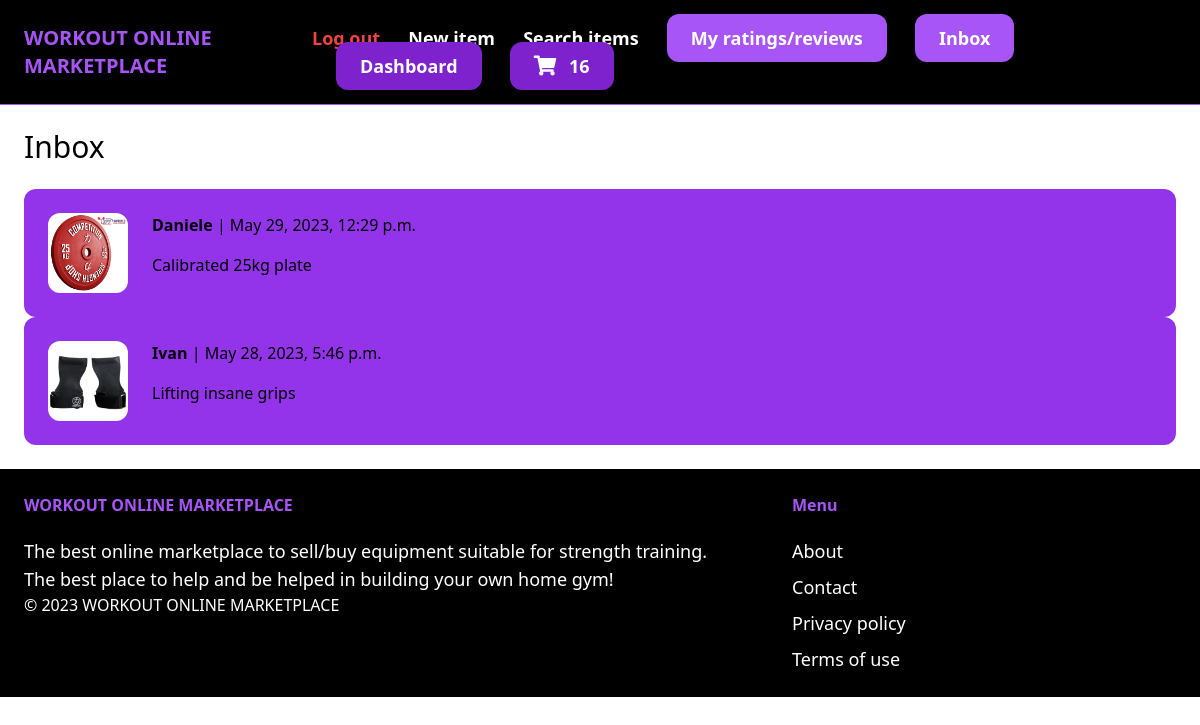
The page /inbox/ (signed in) on the database its author committed.
### core/models.py (models this page shows, shortened)
class Cart(models.Model):
    id = models.UUIDField(primary_key=True, default=uuid.uuid4)
    user = models.ForeignKey(User, on_delete=models.CASCADE)
    completed = models.BooleanField(default=False)
    @property
    def numOfItems(self):
        cartItems = self.cartItems.all()
        quantity = sum([item.quantity for item in cartItems])
        return quantity

class CartItem(models.Model):
    item = models.ForeignKey(Item, on_delete=models.CASCADE, related_name='itemsCart')
    cart = models.ForeignKey(Cart, on_delete=models.CASCADE, related_name='cartItems')
    quantity = models.IntegerField(default=0)

### conversation/models.py (models this page shows)
class Conversation(models.Model):
    item = models.ForeignKey(Item, related_name='conversation' ,on_delete=models.CASCADE)
    members = models.ManyToManyField(User, related_name='conversation')
    createdAt = models.DateTimeField(auto_now_add=True)
    modfiedAt = models.DateTimeField(auto_now=True)
    class Meta:
        ordering = ('-modfiedAt',)

### item/models.py (models this page shows, shortened)
class Item(models.Model):
    name = models.CharField(max_length=255)
    category = models.ForeignKey(Category, related_name='items', on_delete=models.CASCADE)
    description = models.TextField(blank=True, null=True)
    price = models.FloatField()
    image = models.ImageField(upload_to='item_images', blank=True, null=True)
    isSold = models.BooleanField(default=False)
    createdAt = models.DateTimeField(auto_now_add=True)
    createdBy = models.ForeignKey(User, related_name='items', on_delete=models.CASCADE)

### conversation/views.py (the view)
# urls.py: path('', views.inbox, name='inbox'),
@login_required
def inbox(request):
    conversations = Conversation.objects.filter(members__in=[request.user.id])
    cart = None
    if request.user.is_authenticated:
        cart, created = Cart.objects.get_or_create(user=request.user, completed=False)
    return render(request, 'conversation/inbox.html', {
        'conversations': conversations,
        'cart': cart,
    })

### conversation/templates/conversation/inbox.html (shortened to what this page needs)
{% extends 'core/base.html' %}
{% block content %}
<h1 class="mb-6 text-3xl">Inbox</h1>
<div class="space-y-6">
    {% for conversation in conversations %}
        <a href="{% url 'conversation:detail' conversation.id %}">
            <div class="p-6 flex bg-purple-600 rounded-xl">
                <div class="pr-6">
                    <img src="{{ conversation.item.image.url }}" class="w-20 rounded-xl">
                </div>
                <div>
                    {% for member in conversation.members.all %}
                        {% if member != request.user %}
                            <p class="mb-4"><strong>{{ member.username }}</strong> | {{ conversation.modfiedAt }}</p>
                            <p>{{ conversation.item.name }}</p>
                        {% endif %}
                    {% endfor %}
                </div>
            </div>
        </a>
    {% endfor %}
</div>
{% endblock %}

### core/templates/core/base.html (shortened to what this page needs)
{% load static %}
<!DOCTYPE html>
<html lang="en">
    <head>
        <script src="https://cdn.tailwindcss.com"></script>
        <link rel="stylesheet" href="https://cdnjs.cloudflare.com/ajax/libs/font-awesome/5.15.3/css/all.min.css">
    </head>
    <body>
        <nav class="px-6 py-6 flex justify-between items-center border-b border-purple-500 bg-black">
            <a href="/" class="text-xl font-semibold text-purple-500">WORKOUT ONLINE MARKETPLACE</a>
            <div class="space-x-6">
                {% if request.user.is_authenticated %}
                    <a href="{% url 'core:logout' %}" class="text-lg text-red-500 font-semibold hover:text-purple-500">Log out</a>
                {% endif %}
                <a href="{% url 'item:new' %}" class="text-lg text-white font-semibold hover:text-purple-500">New item</a>
                <a href="{% url 'item:items' %}" class="text-lg text-white font-semibold hover:text-purple-500">Search items</a>
                {% if request.user.is_authenticated %}
                    <a href="{% url 'ratingsANDreviews:myRatingsAndMyReviews' %}" class="px-6 py-3 text-lg font-semibold bg-purple-500 text-white rounded-xl hover:bg-purple-700">My ratings/reviews</a>
                    <a href="{% url 'conversation:inbox' %}" class="px-6 py-3 text-lg font-semibold bg-purple-500 text-white rounded-xl hover:bg-purple-700">Inbox</a>
                    <a href="{% url 'dashboard:index' %}" class="px-6 py-3 text-lg font-semibold bg-purple-700 text-white rounded-xl hover:bg-purple-900">Dashboard</a>
                    <a href="{% url 'core:cart' %}" class="px-6 py-3 text-lg font-semibold bg-purple-700 text-white rounded-xl hover:bg-purple-900">
                        <span style="font-size: 20px; color: white; padding-right: 0.5rem;"><i class="fas fa-shopping-cart"></i></span>
                        <span id="numOfItems">{{cart.numOfItems}}</span>
                    </a>
                {% else %}
                    <a href="{% url 'core:signup' %}" class="px-6 py-3 text-lg font-semibold bg-purple-500 text-white rounded-xl hover:bg-purple-700">Sign up</a>
                    <a href="{% url 'core:login' %}" class="px-6 py-3 text-lg font-semibold bg-purple-700 text-white rounded-xl hover:bg-purple-900">Log in</a>
                {% endif %}
            </div>
        </nav>
        <div class="px-6 py-6">
            {% block content %}
            {% endblock %}
        </div>
        <footer class="px-6 py-6 flex justify-between bg-black">
            <div class="w-2/3 pr-10">
                <h3 class="mb-5 font-semibold text-purple-500">WORKOUT ONLINE MARKETPLACE</h3>
                <p class="text-lg text-white">The best online marketplace to sell/buy equipment suitable for strength training.</p>
                <p class="text-lg text-white">The best place to help and be helped in building your own home gym!</p>
                <p class="text-white font-thin">© 2023 WORKOUT ONLINE MARKETPLACE</p>
            </div>
            <div class="w-1/3">
                <h3 class="mb-5 font-semibold text-purple-500">Menu</h3>
                <ul class="space-y-2">
                    <li> <a href="#" class="text-lg text-white hover:text-purple-700">About</a> </li>
                    <li> <a href="{% url 'core:contact' %}" class="text-lg text-white hover:text-purple-700">Contact</a> </li>
                    <li> <a href="#" class="text-lg text-white hover:text-purple-700">Privacy policy</a> </li>
                    <li> <a href="#" class="text-lg text-white hover:text-purple-700">Terms of use</a> </li>
                </ul>
            </div>
        </footer>
    </body>
<html>

### rows shown on the page
Cart: numOfItems "16"
Conversation: item.image (picture), modfiedAt "May 29, 2023, 12:29 p.m.", item.name "Calibrated 25kg plate"
Conversation: item.image (picture), modfiedAt "May 28, 2023, 5:46 p.m.", item.name "Lifting insane grips"

### other values the page prints
{{ member.username }} "Daniele"
{{ member.username }} "Ivan"
